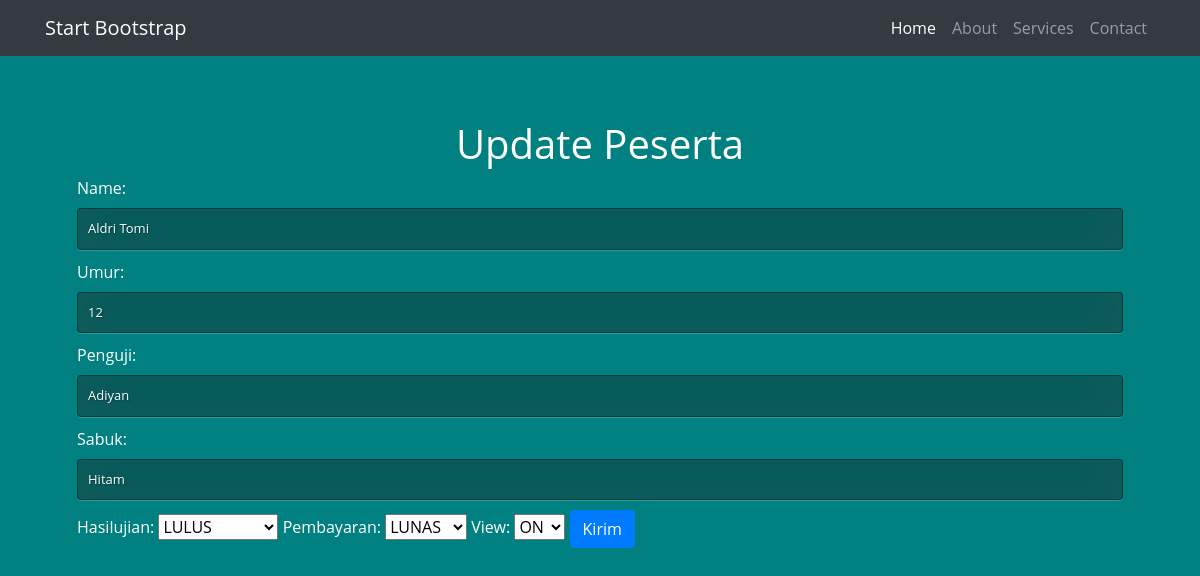
Screenshot of /blog/updatekrida/49 (signed in) with the database file from the repository.
### zwinkle/models.py (models this page shows, shortened)
class krida_model(models.Model):
    name = models.CharField(max_length=30)
    umur = models.IntegerField()
    penguji = models.CharField(max_length=30)
    sabuk = models.CharField(max_length=30)
    hasilujian = models.CharField(
        max_length=100,
        choices=hasil_ujian,
        default=1,
    )
    pembayaran = models.CharField(
        max_length=100,
        choices=nominal,
        default=1,
    )
    view = models.CharField(
        max_length=100,
        choices=status,
        default=1,
    )

### zwinkle/views.py (the view)
# urls.py: re_path(r'^updatekrida/(?P<update_id_krida>[0-9]+)$', views.updatekrida, name='updatekrida'),
@login_required(redirect_field_name='updatekrida')
def updatekrida(request, update_id_krida):
    kridaupdate = krida_model.objects.get(id=update_id_krida)
    data = {
        'name'     : kridaupdate.name,
        'umur'       : kridaupdate.umur,
        'penguji'  : kridaupdate.penguji,
        'sabuk'  : kridaupdate.sabuk,
    }
    kridadata = krida_form(request.POST or None, initial=data, instance=kridaupdate)
    if request.method == 'POST':
        if kridadata.is_valid():
            kridadata.save()
        return redirect('reviews:krida')
    context = {
        'page_title':'Update Peserta',
        'kridadata':kridadata,
    }
    return render(request, 'post/posting_krida.html', context)

### zwinkle/forms.py
class krida_form(ModelForm):
    class Meta:
        model = krida_model
        fields = [
            'name',
            'umur',
            'penguji',
            'sabuk',
            'hasilujian',
            'pembayaran',
            'view',
        ]
        widgets = {
            'pembayaran': forms.Select(attrs={
                'class': 'forms-control',
                'choices': 'nominal',
            }),
            'hasilujian': forms.Select(attrs={
                'class': 'forms-control',
                'choices': 'hasil_ujian',
            }),
            'view': forms.Select(attrs={
                'class': 'forms-control',
                'choices': 'status',
            }),
        }

### zwinkle/templates/post/posting_krida.html (shortened to what this page needs)
{% load widget_tweaks %}
<!DOCTYPE html>
<html lang="en">
  <head>
    <link rel="stylesheet" href="https://stackpath.bootstrapcdn.com/bootstrap/4.2.1/css/bootstrap.min.css">
  </head>
  <body>
    <nav class="navbar navbar-expand-lg navbar-dark bg-dark static-top">
      <div class="container">
        <a class="navbar-brand" href="{% url 'rumah' %}">Start Bootstrap</a>
        <div class="collapse navbar-collapse" id="navbarResponsive">
          <ul class="navbar-nav ml-auto">
            <li class="nav-item active">
              <a class="nav-link" href="#">Home
              </a>
            </li>
            <li class="nav-item">
              <a class="nav-link" href="#">About</a>
            </li>
            <li class="nav-item">
              <a class="nav-link" href="#">Services</a>
            </li>
            <li class="nav-item">
              <a class="nav-link" href="#">Contact</a>
            </li>
          </ul>
        </div>
      </div>
    </nav>
    <div class="container">
      <div class="jumbotron vertical-center" style="background:inherit">
        <h1 style="text-align:center">{{page_title}}</h1>
          <form method="POST">
          <div class="form-group" style="margin-bottom:10px">
              {{kridadata}}
              <button type="submit" class="btn btn-primary">Kirim</button>
          </div>
    </form>
      </div>
    </div>
  </body>
</html>

### zwinkle/templates/post/posting_krida.html (style rules this page uses)
input { width: 100%; margin-bottom: 10px; background: rgba(0,0,0,0.3); border: none; outline: none; padding: 10px; font-size: 13px; color: white; text-shadow: 1px 1px 1px rgba(0,0,0,0.3); border: 1px solid rgba(0,0,0,0.3); border-radius: 4px; box-shadow: inset 0 -5px 45px rgba(100,100,100,0.2), 0 1px 1px rgba(255,255,255,0.2); -webkit-transition: box-shadow .5s ease; -moz-transition: box-shadow .5s ease; -o-transition: box-shadow .5s ease; -ms-transition: box-shadow .5s ease; transition: box-shadow .5s ease; }
body { font-family: 'Open Sans', sans-serif; background: #008080; color: white; }

### rows the page displays
krida_model: name "Aldri Tomi", umur "12", penguji "Adiyan", sabuk "Hitam", hasilujian "LULUS", pembayaran "LUNAS", view "ON"

### other values shown
{{ page_title }} "Update Peserta"
